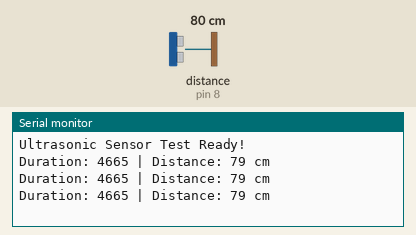
A sketch run on a simulated Arduino Uno, built with avr-gcc and run on an emulated ATmega328P. On the bench: the last lines printed to the serial monitor. Wiring (inferred from the names in the program): ultrasonic range finder: trigger pin 7; echo pin 8. The inputs (shaded band) are chosen by the test bench; at power-on: distance to the obstacle (sensor on pin 8) 80 cm. The echo pulse lasts 58.3 µs per cm.

Above: at 1.3 s.
1.4 s: distance to the obstacle (sensor on pin 8) set to 2 cm
At 1.8 s:
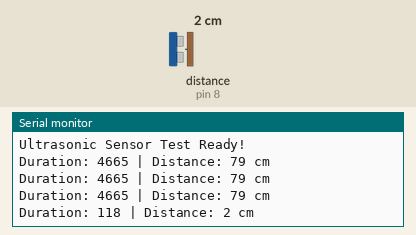
2.9 s: distance to the obstacle (sensor on pin 8) set to 4 cm
At 3.4 s:
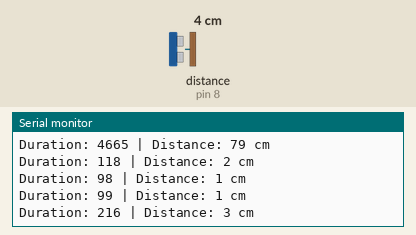
Timing chart, 0 to 5.9 s (numbered marks = the images above; inputs shaded):
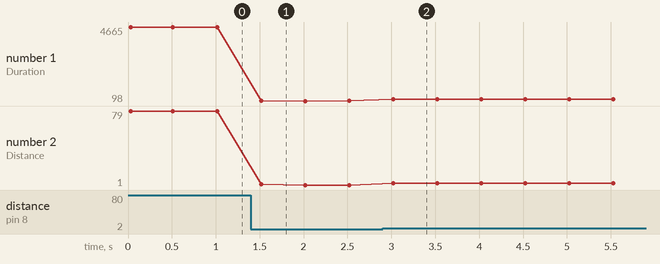

The sketch:

distance.ino
```cpp
int trigPin = 7;
int echoPin = 8;

long duration;
int distance;

void setup() {
  pinMode(trigPin, OUTPUT);
  pinMode(echoPin, INPUT);
  Serial.begin(9600);
  Serial.println("Ultrasonic Sensor Test Ready!");
}

void loop() {
  // Make sure trig is clean before pulse
  digitalWrite(trigPin, LOW);
  delayMicroseconds(4);  // increased from 2

  // Send pulse
  digitalWrite(trigPin, HIGH);
  delayMicroseconds(10);
  digitalWrite(trigPin, LOW);

  // Read echo with timeout
  duration = pulseIn(echoPin, HIGH, 30000); // 30ms timeout

  // Check if reading is valid
  if (duration == 0) {
    Serial.println("No echo received — check wiring!");
  } else {
    distance = duration * 0.034 / 2;
    Serial.print("Duration: ");
    Serial.print(duration);
    Serial.print(" | Distance: ");
    Serial.print(distance);
    Serial.println(" cm");
  }

  delay(500);
}
```

Measured:
- after the input at 1.4 s, the serial monitor: prints a new line after 0.12 s (image 1)
- after the input at 2.9 s, the serial monitor: prints a new line after 0.12 s (image 2)
- plotted number 1: 4665 → 99 after the input at 1.4 s, 99 → 215 after the input at 2.9 s
- plotted number 2: 79 → 1 after the input at 1.4 s, 1 → 3 after the input at 2.9 s
